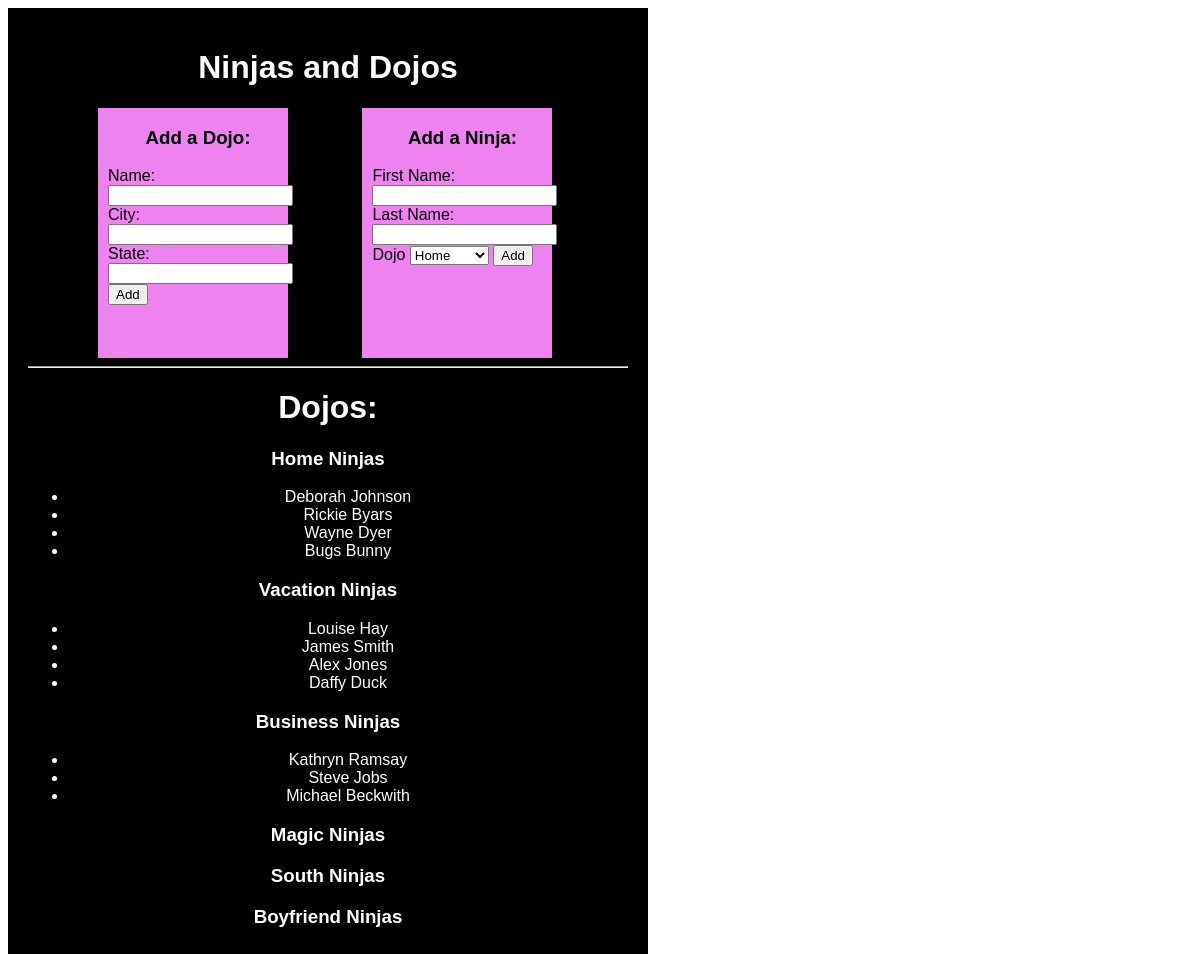
The page / on the database its author committed.
### dojo_ninjas/models.py (models this page shows)
class Dojo(models.Model):
    name = models.CharField(max_length=255)
    city = models.CharField(max_length=255)
    state = models.CharField(max_length=255)
    desc = models.TextField()
    created_at = models.DateTimeField(auto_now_add=True)
    updated_at = models.DateTimeField(auto_now=True)

class Ninja(models.Model):
    dojo = models.ForeignKey(Dojo, related_name="ninjas", on_delete=models.CASCADE)
    first_name = models.CharField(max_length=255)
    last_name = models.CharField(max_length=255)

### dojo_ninjas/views.py (the view)
# urls.py: path('', views.index),
def index(request):
    context = {
        'ninjas': Ninja.objects.all(),
        'dojos': Dojo.objects.all()
    }
    return render(request, 'index.html', context)

### dojo_ninjas/templates/index.html (shortened to what this page needs)
<!DOCTYPE html>
<html lang=en>
<head>
    {% load static %}
    <link rel='stylesheet' type='text/css' media='screen' href="{% static 'style.css' %}">
</head>
<body>
    <div id="wrapper">
        <h1>Ninjas and Dojos</h1>
        <form action="/processdojo" method="POST" class="pinkform">
            <h3>Add a Dojo:</h3>
            <label for="name">Name:</label>
            <input type="text" id="name" name="name">
            <label for="city">City:</label>
            <input type="text" id="city" name="city">
            <label for="state">State:</label>
            <input type="text" id="state" name="state">
            <button>Add</button>
        </form>
        <form action="/processninja" method="POST" class="pinkform">
            <h3>Add a Ninja:</h3>
            <label for="first_name">First Name:</label>
            <input type="text" id="first_name" name="first_name">
            <label for="last_name">Last Name:</label>
            <input type="text" id="last_name" name="last_name">
            <label for="dojo">Dojo</label>
                <select name="dojo" id="dojo">
                {% for dojo in dojos %}
                    <option value="{{ dojo.id }}">{{ dojo.name }}</option>
                {% endfor %}
                </select>
            <button>Add</button>
        </form>
        <hr>
        <h1>Dojos:</h1>
            {% for dojo in dojos %}
                <h3>{{ dojo.name }} Ninjas</h3>
                <ul>
                {% for ninja in dojo.ninjas.all %}
                    <li>{{ ninja.first_name }} {{ ninja.last_name }}</li>
                {% endfor %}
                </ul>
            {% endfor %}
    </div>
</body>
</html>

### dojo_ninjas/static/style.css (style rules this page uses)
#wrapper { width: 600px; background-color: black; font-family: sans-serif; color: white; display: inline-block; padding: 20px; }
h1, h3, li { text-align: center; }
.pinkform { width: 180px; height: 250px; background-color: violet; color: black; display: inline-block; vertical-align: top; margin-left: 70px; padding-left: 10px; }

### rows shown on the page
Dojo: name "Home"
Ninja: first_name "Deborah", last_name "Johnson"
Ninja: first_name "Rickie", last_name "Byars"
Ninja: first_name "Wayne", last_name "Dyer"
Ninja: first_name "Bugs", last_name "Bunny"
Dojo: name "Vacation"
Ninja: first_name "Louise", last_name "Hay"
Ninja: first_name "James", last_name "Smith"
Ninja: first_name "Alex", last_name "Jones"
Ninja: first_name "Daffy", last_name "Duck"
Dojo: name "Business"
Ninja: first_name "Kathryn", last_name "Ramsay"
Ninja: first_name "Steve", last_name "Jobs"
Ninja: first_name "Michael", last_name "Beckwith"
Dojo: name "Magic"
Dojo: name "South"
Dojo: name "Boyfriend"

### other values the page prints
form field dojo "Home"
